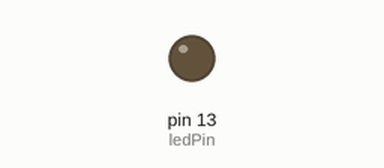
Recording of a sketch running on a simulated Arduino Uno, built with avr-gcc and run on an emulated ATmega328P. On the bench: output pins drawn as LEDs (lit = HIGH).

Above: at 1.3 s.
At 4.0 s:
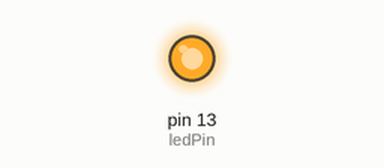
Timing chart, 0 to 4.3 s (numbered marks = the images above):
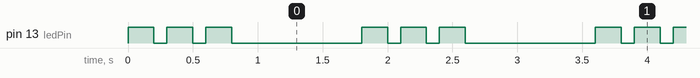

Measured:
- by itself, pin 13 (ledPin): repeats every 1.8 s: 2 × (LOW 0.10 s, HIGH 0.20 s), LOW 1.0 s, HIGH 0.20 s
- by itself, everything shown: repeats every 1.8 s, in 6 steps

The sketch:

_1._blink.ino
```cpp
// first try

int ledPin= 13;

void setup()
{
  // initialize pins as outputs
  // 2 args - pin; IN/OUT
  pinMode(ledPin, OUTPUT);
}

void loop()
{
  digitalWrite(ledPin,HIGH);
  delay(200);
  digitalWrite(ledPin,LOW);
  delay(100);

  digitalWrite(ledPin,HIGH);
  delay(200);
  digitalWrite(ledPin,LOW);
  delay(100);

  digitalWrite(ledPin,HIGH);
  delay(200);
  digitalWrite(ledPin,LOW);
  delay(1000);
}
```
